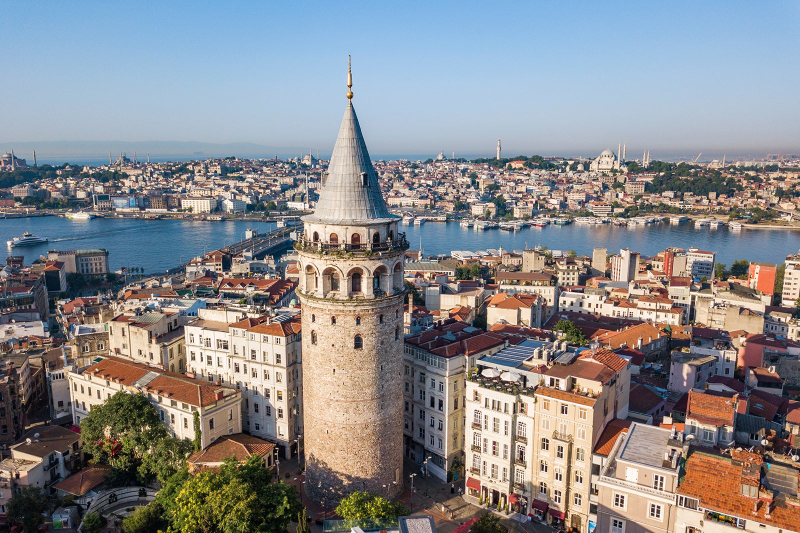
#> input picture Effect/Istanbul.jpg, 1600 x 1066 px (shown at 1/2 size)
$ python effect.py
#> lines starting #> are read from the running program, lines starting #| are printed output that depends on the picture; after the words box and inside, x2 and y2 are one past the last pixel; in counts of white or black regions, pixels touching at a corner belong together
import cv2
import numpy

image = cv2.imread("Istanbul.jpg")
#> image is the input picture: shape (1066, 1600, 3); mean B, G, R 139.4, 136.8, 136.8
"""
image[:,:,0] = 255 # mavi efekt
image[:,:,1] = 255 # yesil efekt
image[:,:,2] = 255 # kirmizi efekt
"""

image[300:500,600:900,0] = 255 # belli bir kisma efekt uygulama
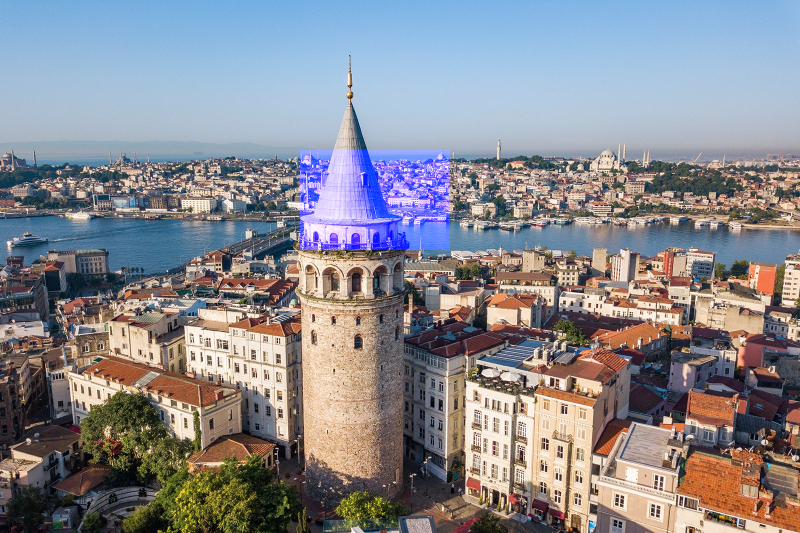
#> image: shape (1066, 1600, 3) (shown at 1/2 size); 3.52% of pixels changed, all inside (x1, y1, x2, y2) = (600, 300, 900, 500)

cv2.imshow("Istanbul",image)

cv2.waitKey(0)
cv2.destroyAllWindows()
